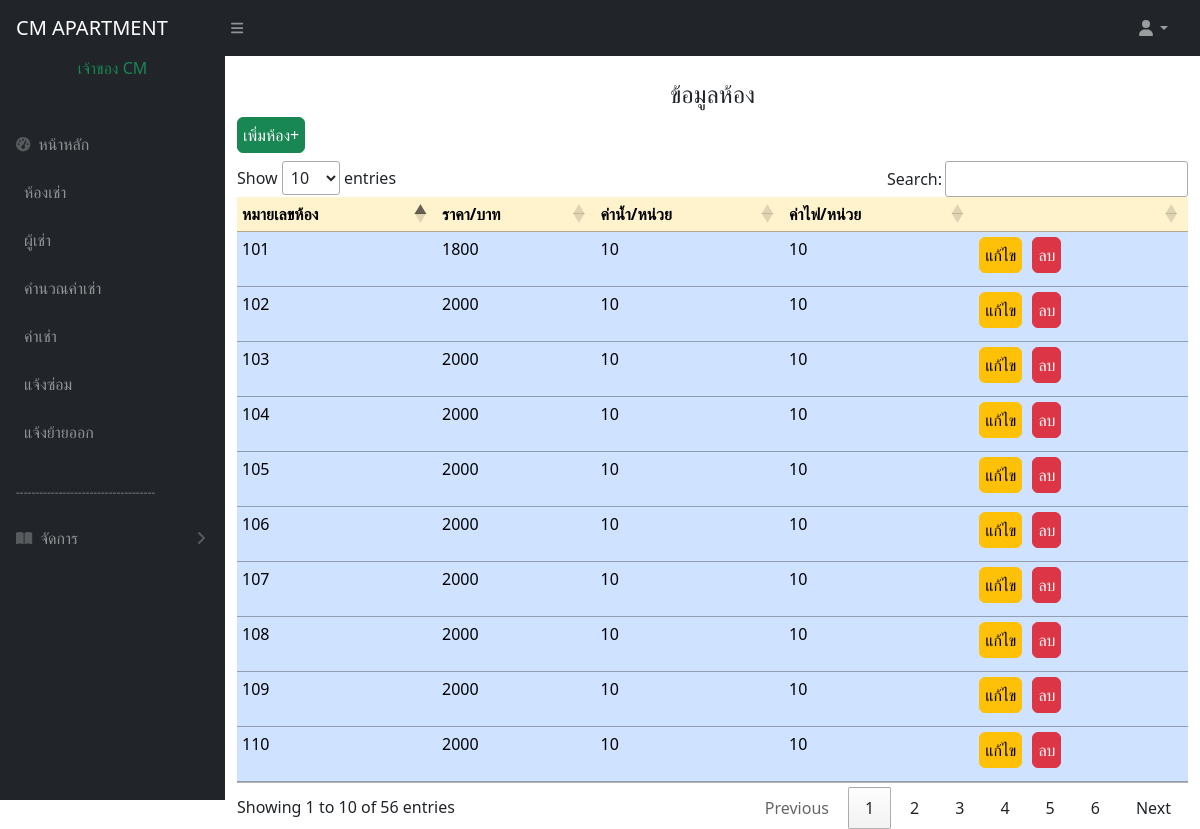
Page /showroom.php (signed in) on the earlier database version.
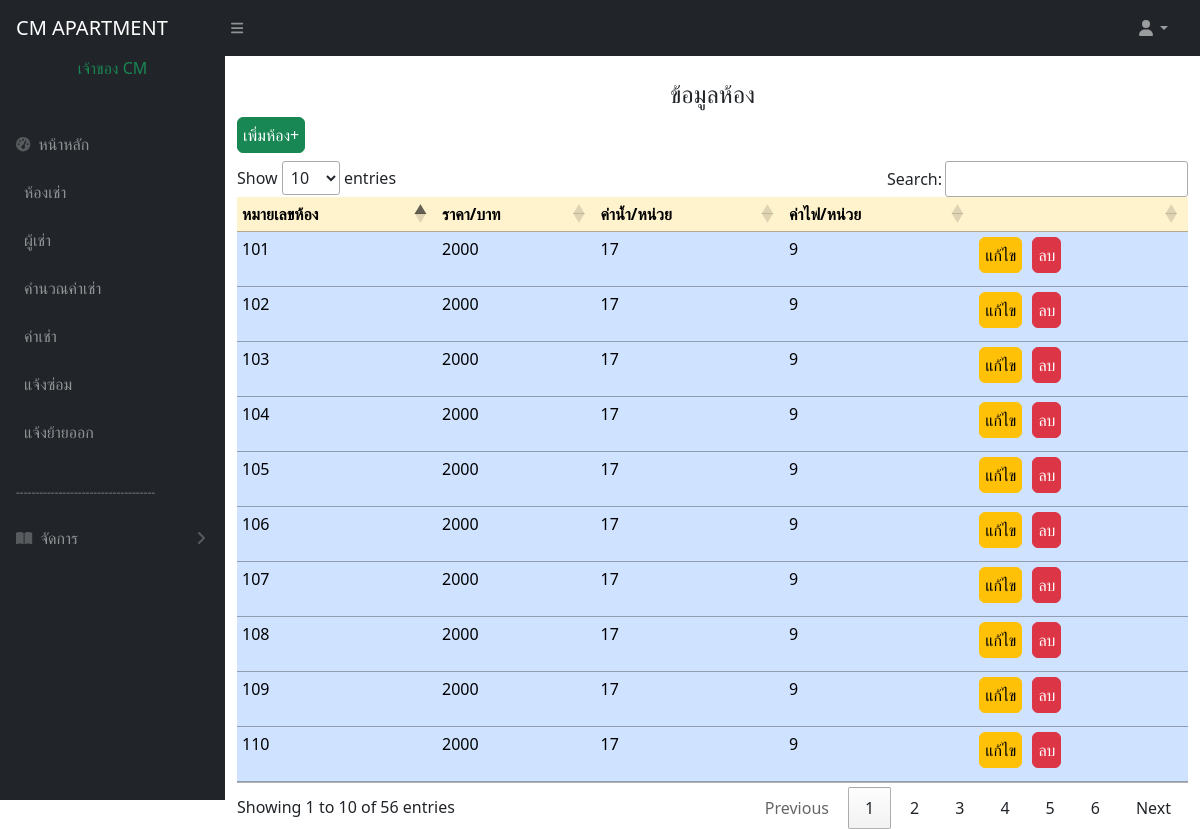
Same page on the later database version.
### tables this page shows
CREATE TABLE `room` (
  `id_room` int(11) NOT NULL,
  `floor` int(11) NOT NULL,
  `water` double NOT NULL,
  `elec` double NOT NULL,
  `crash` varchar(50) NOT NULL,
  `status` int(11) NOT NULL,
  `water_no` int(11) NOT NULL DEFAULT 0,
  `electric_no` int(11) NOT NULL DEFAULT 0
);

### showroom.php (the view, shortened to what this page needs)
<!DOCTYPE html>
<html lang="en">
<head>
  <link href="https://cdn.jsdelivr.net/npm/simple-datatables@7.1.2/dist/style.min.css" rel="stylesheet" />
  <link href="css/styles.css" rel="stylesheet" />
  <link rel="stylesheet" href="https://cdn.datatables.net/1.11.5/css/jquery.dataTables.min.css">
</head>
<body class="sb-nav-fixed">
  <?php include 'menu.php'; ?>
  <div id="layoutSidenav_content">
    <main>
      <div class="container-md">
        <br>
        <div class="" role="alert">
          <h4>
            <center>ข้อมูลห้อง
          </h4>
        </div>
        <div class="row">
          <div class="col-md">
            <a href="type_room.php" class="btn btn-success mb-2">เพิ่มห้อง+</a>
            <table id="employeeTable" class="table table-primary" style="width:100%">
              <thead>
                <tr class="table-warning">
                  <th>หมายเลขห้อง</th>
                  <th>ราคา/บาท</th>
                  <th>ค่าน้ำ/หน่วย</th>
                  <th>ค่าไฟ/หน่วย</th>
                  <th></th>
                </tr>
              </thead>
              <tbody>
                <?php
                include 'condb.php';
                $sql = "SELECT * FROM room";
                $result = $conn->query($sql);
                if ($result->num_rows > 0) {
                  while ($row = $result->fetch_assoc()) {
                    echo "<tr >";
                    echo "<td>{$row['id_room']}</td>";
                    echo "<td>{$row['crash']}</td>";
                    echo "<td>{$row['water']}</td>";
                    echo "<td>{$row['elec']}</td>";
                    echo "<td> <a href='edit_room.php?id={$row['id_room']}' class='btn btn-warning mb-2'>แก้ไข</a><a style='margin-left: 10px;' href='delete_room.php?id={$row['id_room']}' class='btn btn-danger mb-2 '>ลบ</a> </td>";
                    echo "</tr>";
                  }
                }
                ?>
              </tbody>
            </table>
          </div>
        </div>
    </main>
  </div>
  </div>
</body>
</html>

Differences in the rows shown:
changed room id 101: crash "1800" → "2000"; water "10" → "17"; elec "10" → "9"
changed room id 102: water "10" → "17"; elec "10" → "9"
changed room id 103: water "10" → "17"; elec "10" → "9"
changed room id 104: water "10" → "17"; elec "10" → "9"
changed room id 105: water "10" → "17"; elec "10" → "9"
changed room id 106: water "10" → "17"; elec "10" → "9"
changed room id 107: water "10" → "17"; elec "10" → "9"
changed room id 108: water "10" → "17"; elec "10" → "9"
changed room id 109: water "10" → "17"; elec "10" → "9"
changed room id 110: water "10" → "17"; elec "10" → "9"
